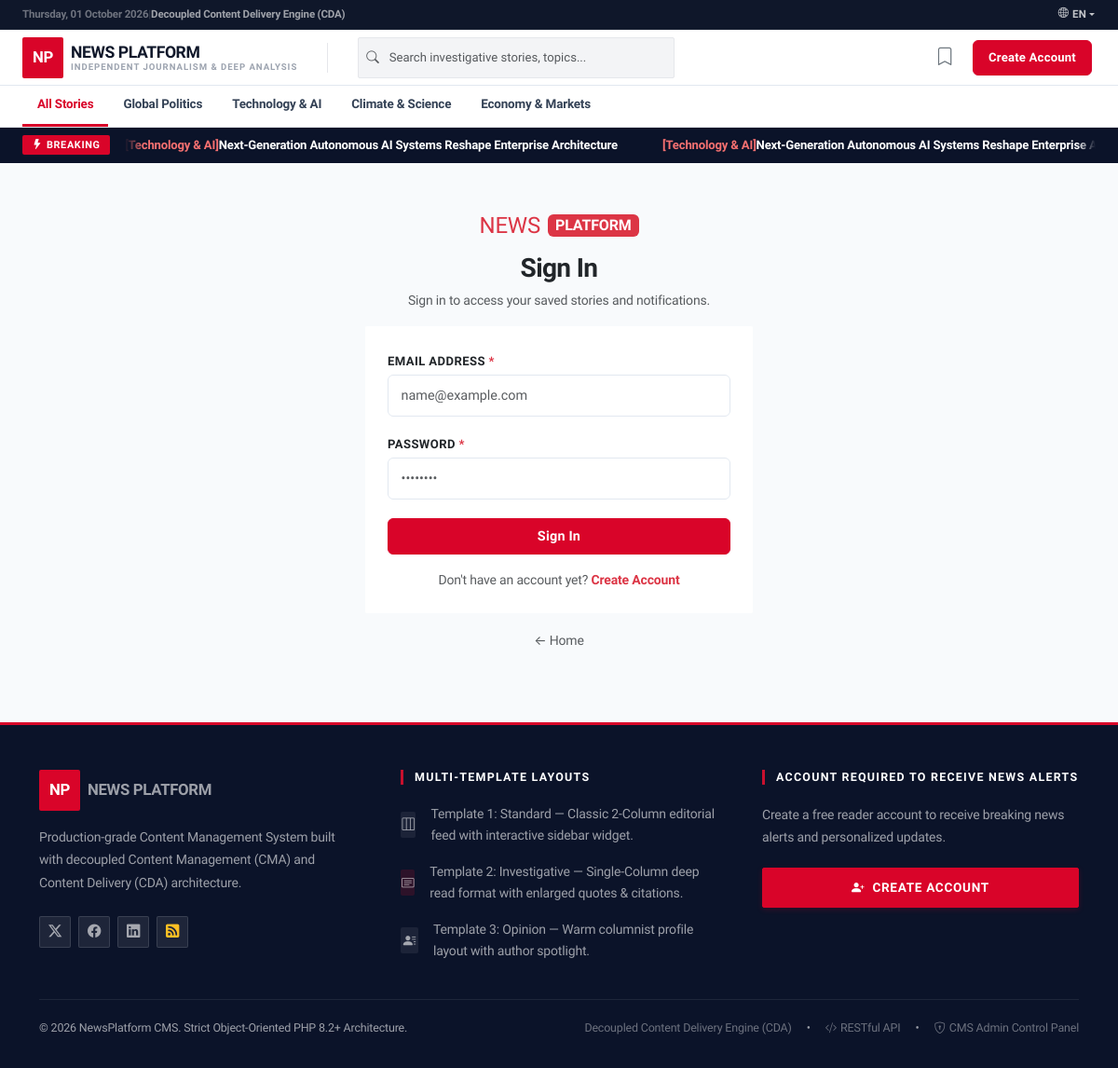
The page /login.php on the database its author committed.
### tables this page shows
CREATE TABLE IF NOT EXISTS `categories` (
  `id` INT AUTO_INCREMENT PRIMARY KEY,
  `name` VARCHAR(100) NOT NULL,
  `slug` VARCHAR(100) NOT NULL UNIQUE,
  `description` VARCHAR(255) NULL,
  `created_at` DATETIME NOT NULL DEFAULT CURRENT_TIMESTAMP
);

CREATE TABLE IF NOT EXISTS `articles` (
  `id` INT AUTO_INCREMENT PRIMARY KEY,
  `title` VARCHAR(255) NOT NULL,
  `title_kh` VARCHAR(255) NULL,
  `title_en` VARCHAR(255) NULL,
  `slug` VARCHAR(255) NOT NULL UNIQUE,
  `summary` TEXT NOT NULL,
  `summary_kh` TEXT NULL,
  `summary_en` TEXT NULL,
  `content` LONGTEXT NOT NULL,
  `content_kh` LONGTEXT NULL,
  `content_en` LONGTEXT NULL,
  `featured_image` VARCHAR(500) NULL,
  `video_embed_url` VARCHAR(255) NULL,
  `audio_embed_url` VARCHAR(500) NULL,
  `gallery_images` TEXT NULL,
  `reference_url` VARCHAR(255) NULL,
  `reference_source_name` VARCHAR(150) NULL,
  `category_id` INT NOT NULL,
  `author_id` INT NOT NULL,
  `template_type` ENUM('standard', 'investigative', 'opinion') NOT NULL DEFAULT 'standard',
  `is_breaking` TINYINT(1) NOT NULL DEFAULT 0,
  `status` ENUM('draft', 'published', 'archived') NOT NULL DEFAULT 'draft',
  `views_count` INT NOT NULL DEFAULT 0,
  `published_at` DATETIME NULL,
  `created_at` DATETIME NOT NULL DEFAULT CURRENT_TIMESTAMP,
  FOREIGN KEY (`category_id`) REFERENCES `categories`(`id`) ON DELETE RESTRICT,
  FOREIGN KEY (`author_id`) REFERENCES `users`(`id`) ON DELETE CASCADE,
  INDEX `idx_articles_slug` (`slug`),
  INDEX `idx_articles_status` (`status`),
  INDEX `idx_articles_published_at` (`published_at`),
  INDEX `idx_articles_breaking` (`is_breaking`),
  INDEX `idx_articles_template` (`template_type`)
);

### templates/layouts/header-public.php (the view, shortened to what the rows shown need)
<?php
require_once __DIR__ . '/../../src/Core/helpers.php';
$currentLang = $_SESSION['lang'] ?? 'en';
?>
<!DOCTYPE html>
<html lang="<?= e($currentLang) ?>">
<head>
    <link href="https://cdn.jsdelivr.net/npm/bootstrap@5.3.2/dist/css/bootstrap.min.css" rel="stylesheet">
    <link rel="stylesheet" href="https://cdn.jsdelivr.net/npm/bootstrap-icons@1.11.1/font/bootstrap-icons.css">
    <link rel="stylesheet" href="<?= url('assets/css/style.css') ?>">
</head>
<body class="d-flex flex-column min-vh-100">
    <div class="nav-category-toolbar" style="background:#fff; border-bottom:1px solid #e5e7eb;">
        <div class="container-fluid px-3 px-md-4">
            <div class="nav-category-scroll">
                <a href="<?= url('index.php') ?>"
                    class="nav-category-link <?= empty($activeCategoryId) ? 'active' : '' ?>">
                    <?= __('all_stories') ?>
                </a>
                <?php
                $catNavDb = \App\Core\Database::getInstance();
                $catNavList = $catNavDb->fetchAll("SELECT * FROM categories ORDER BY name ASC");
                foreach ($catNavList as $cItem) {
                    ?>
                    <a href="<?= url('index.php?category=' . $cItem['id']) ?>"
                        class="nav-category-link <?= (isset($activeCategoryId) && (int) $activeCategoryId === (int) $cItem['id']) ? 'active' : '' ?>">
                        <?= e(cat_name($cItem['name'])) ?>
                    </a>
                <?php } ?>
            </div>
        </div>
    </div>
    <?php
    if (!isset($breakingNews)) {
        $headerDb = \App\Core\Database::getInstance();
        $breakingNews = $headerDb->fetchAll(
            "SELECT a.id, a.title, a.slug, c.name as category_name
             FROM articles a
             JOIN categories c ON a.category_id = c.id
             WHERE a.status = 'published' AND a.is_breaking = 1
             ORDER BY a.published_at DESC LIMIT 5"
        );
    }
    if (!empty($breakingNews)) {
    ?>
        <div class="breaking-ticker-bar py-2">
            <div class="container-fluid px-3 px-md-4 d-flex align-items-center gap-3">
                <div class="ticker-wrapper flex-grow-1 overflow-hidden">
                    <div class="ticker-track">
                        <div class="ticker-content d-inline-flex align-items-center">
                            <?php foreach ($breakingNews as $bItem) { ?>
                                <a href="<?= url('article.php?slug=' . urlencode($bItem['slug'])) ?>"
                                    class="text-white text-decoration-none fw-semibold me-5 text-nowrap ticker-link">
                                    <span
                                        style="color:#f87171; font-weight:700;">[<?= e(cat_name($bItem['category_name'])) ?>]</span>
                                    <?= e(article_title($bItem['title'])) ?>
                                </a>
                            <?php } ?>
                        </div>
                        <div class="ticker-content d-inline-flex align-items-center" aria-hidden="true">
                            <?php foreach ($breakingNews as $bItem) { ?>
                                <a href="<?= url('article.php?slug=' . urlencode($bItem['slug'])) ?>"
                                    class="text-white text-decoration-none fw-semibold me-5 text-nowrap ticker-link">
                                    <span
                                        style="color:#f87171; font-weight:700;">[<?= e(cat_name($bItem['category_name'])) ?>]</span>
                                    <?= e(article_title($bItem['title'])) ?>
                                </a>
                            <?php } ?>
                        </div>
                    </div>
                </div>
            </div>
        </div>
    <?php } ?>

### rows shown on the page
categories: name "Global Politics"
categories: name "Technology & AI"
categories: name "Climate & Science"
categories: name "Economy & Markets"
articles: category.name "Technology & AI", title "Next-Generation Autonomous AI Systems Reshape Enterprise Architecture", title "Next-Generation Autonomous AI Systems Reshape Enterprise…"

### other values the page prints
__('cda_badge') "Decoupled Content Delivery Engine (CDA)"
__('site_title') "NEWS PLATFORM"
__('site_tagline') "INDEPENDENT JOURNALISM & DEEP ANALYSIS"
__('create_account') "Create Account"
__('all_stories') "All Stories"
__('breaking') "BREAKING"
__('sign_in') "Sign In"
__('sign_in_reader_subtitle') "Sign in to access your saved stories and notifications."
__('email_address') "EMAIL ADDRESS"
__('password_label') "PASSWORD"
__('no_account_yet') "Don't have an account yet?"
__('nav_home') "Home"
__('footer_desc') "Production-grade Content Management System built with decoupled Content Management (CMA) and Content Delivery (CDA) architecture."
__('layout_blueprints_title') "MULTI-TEMPLATE LAYOUTS"
__('footer_tmpl_1') "Template 1: Standard — Classic 2-Column editorial feed with interactive sidebar widget."
